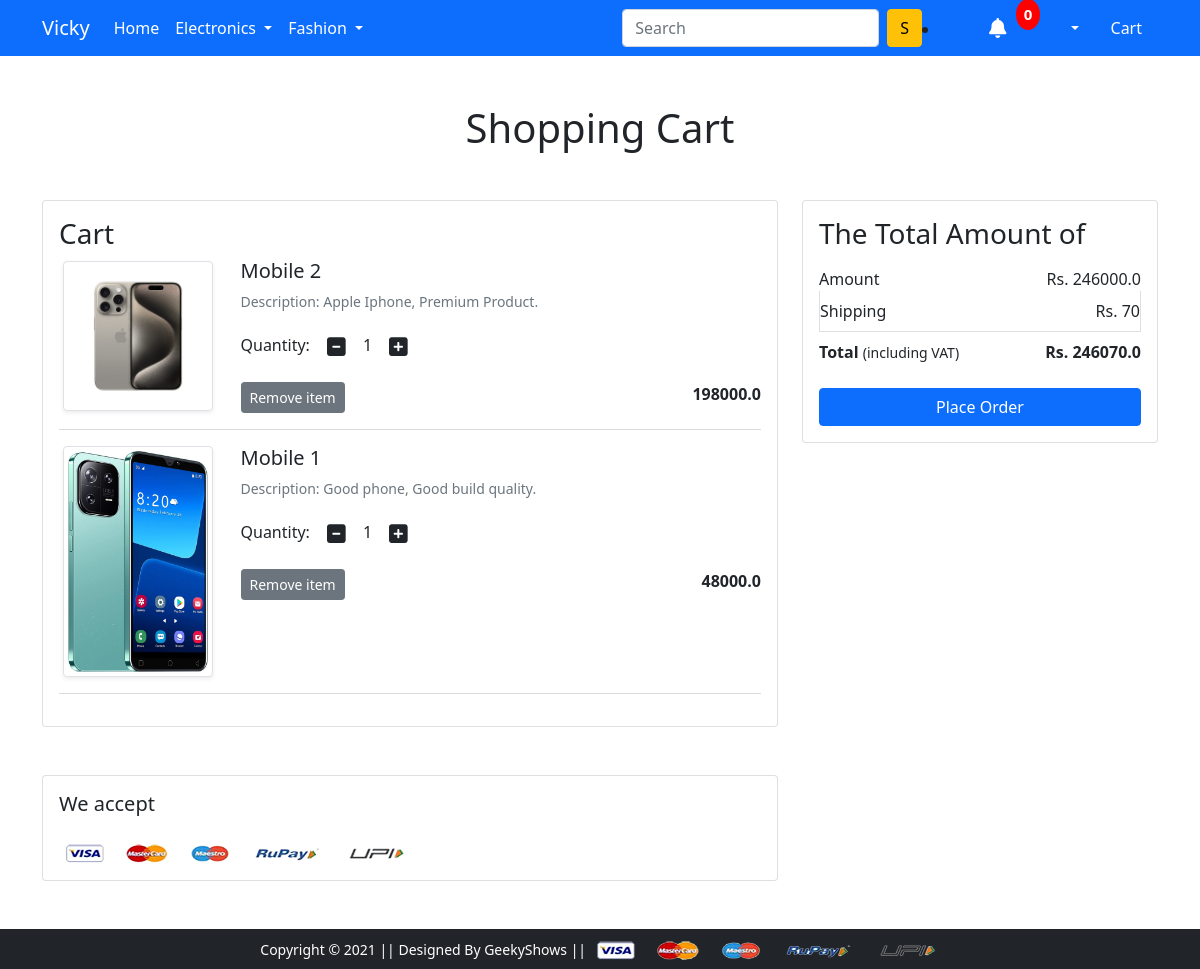
The page /cart/ (signed in) on the database as committed earlier.
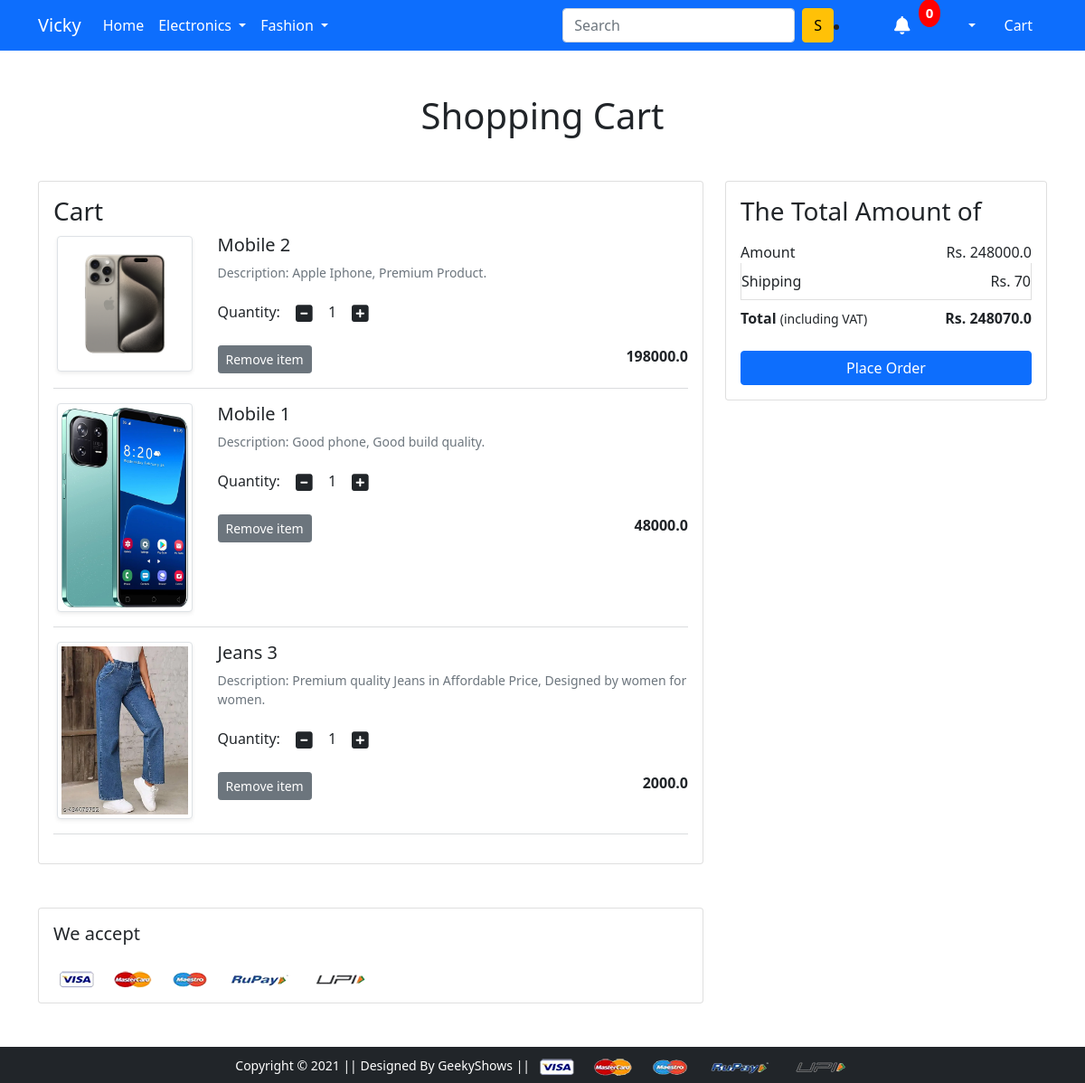
The same page on the database as committed later.
### app/models.py (models this page shows, shortened)
class Cart(models.Model):
    user=models.ForeignKey(User, on_delete=models.CASCADE)
    product=models.ForeignKey(Product, on_delete=models.CASCADE)
    quantity=models.PositiveIntegerField(default=1)

class Product(models.Model):
    title=models.CharField(max_length=100)
    selling_price=models.FloatField()
    discounted_price=models.FloatField()
    description=models.TextField()
    brand=models.CharField(max_length=100)
    category=models.CharField(choices=CATEGORY_CHOICES, max_length=2)
    product_image=models.ImageField(upload_to='productimg')

### app/views.py (the view)
# urls.py: path('cart/', views.cart, name='cart'),
@login_required(login_url='/accounts/login/')
def cart(request):
 user=request.user
 cart_items=Cart.objects.filter(user=request.user)
 total_amount=0
 shipping_charge=70
 grand_total_amount=0
 for item in cart_items:
  total_amount = total_amount + (item.product.discounted_price * item.quantity)
  shipping_charge=70
 grand_total_amount=total_amount+shipping_charge
 if total_amount==0:
  shipping_charge=0
  grand_total_amount=0
  empty_cart_text="You have no items on your cart."
  context={'cart_items':cart_items,'total_amount': total_amount, 'shipping_charge': shipping_charge, 'grand_total_amount': grand_total_amount, 'empty_cart_text': empty_cart_text}
  return render(request, 'app/cart.html', context)
 else:
  context={'cart_items':cart_items,'total_amount': total_amount, 'shipping_charge': shipping_charge, 'grand_total_amount': grand_total_amount}
  return render(request, 'app/cart.html', context)

### app/templates/app/cart.html (shortened to what this page needs)
{% extends 'app/base.html' %}
{% load static %}
{% block main-content %}
<div class="container my-5">
  <div class="row">
    <h1 class="text-center mb-5">Shopping Cart</h1>
    <div class="col-sm-8">
      <div class="card">
        <div class="card-body">
          <h3>Cart</h3>
          {% for item in cart_items %}
          <div class="row">
            <div class="col-sm-3 text-center align-self-center"><img src="{{item.product.product_image.url}}" alt=""
                srcset="" class="img-fluid img-thumbnail shadow-sm" height="150" width="150"> </div>
            <div class="col-sm-9">
              <div>
                <h5>{{item.product.title}}</h5>
                <p class="mb-2 text-muted small">Description: {{item.product.description}}</p>
                <div class="my-3">
                  <label for="quantity">Quantity:</label>
                  <a class="minus-cart btn" pid="{{item.product.id}}"><i class="fas fa-minus-square fa-lg"></i></a>
                  <span id="quantity">{{item.quantity}}</span>
                  <a class="plus-cart btn" pid="{{item.product.id}}"><i class="fas fa-plus-square fa-lg"></i></a>
                </div>
                <div class="d-flex justify-content-between">
                  <a href="#" class="btn btn-sm btn-secondary mr-3 remove-from-cart" id="cart_remove_button"
                    pid="{{item.product.id}}">Remove item </a>
                  <p class="mb-0"><span><strong>{{item.product.discounted_price}}</strong></span></p>
                </div>
              </div>
            </div>
          </div>
          <hr class="text-muted">
          {% endfor %}
        </div>
      </div>
    </div>
    <div class="col-sm-4">
      <div class="card">
        <div class="card-body">
          <h3>The Total Amount of</h3>
          <ul class="list-group">
            <li class="list-group-item d-flex justify-content-between align-items-center border-0 px-0 pb-0">
              Amount<span>Rs. <span id="total_amount">
                  {{total_amount}}
                </span>
              </span></li>
            <li class="list-group-item d-flex justify-content-between align-items-center px-0">Shipping<span>Rs.
                <span id="shipping_charge">
                  {{shipping_charge}}
                </span>
              </span></li>
            <li class="list-group-item d-flex justify-content-between align-items-center border-0 px-0 mb-3">
              <div>
                <strong>Total</strong> <small>(including VAT)</small>
              </div>
              <span><strong>Rs. <span id="grand_total_amount">
                    {{grand_total_amount}}
                  </span>
                </strong></span>
            </li>
          </ul>
          <div class="d-grid"><a href="{% url 'checkout' %}" class="btn btn-primary">Place Order</a></div>
        </div>
      </div>
    </div>
  </div>
</div>
<div class="container">
  <div class="row">
    <div class="col-sm-8">
      <div class="card">
        <div class="card-body">
          <h5 class="mb-4">We accept</h5>
          <img src="{% static 'app/images/payment.png' %}" alt="" class="img-fluid">
        </div>
      </div>
    </div>
  </div>
</div>
{% endblock main-content %}

Rows that differ between the two databases and show on the page:
added Cart: product.product_image (picture), product "Jeans 3", product.description "Premium quality Jeans in Affordable Price, Designed by women for women.", quantity "1", product.discounted_price "2000.0"
Other text that changed with them:
{{ total_amount }}: "246000.0" → "248000.0"
{{ grand_total_amount }}: "246070.0" → "248070.0"
